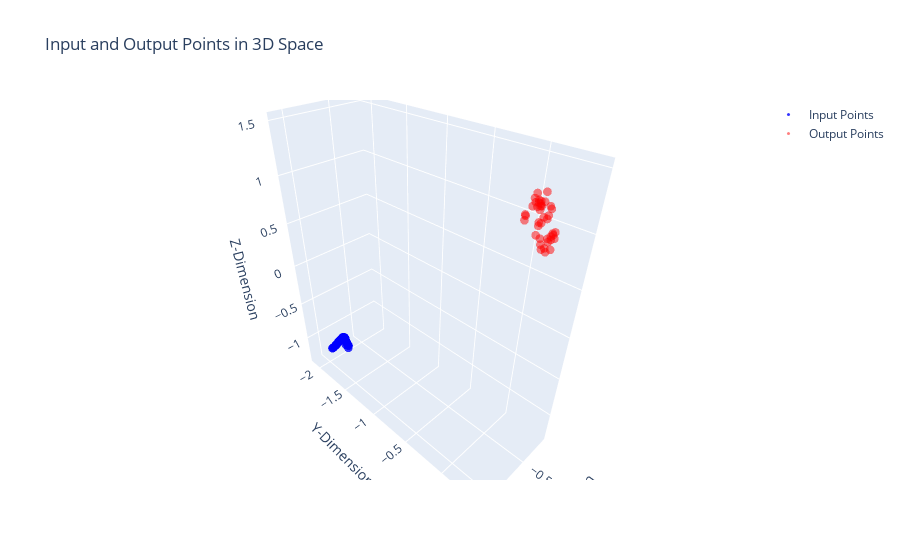
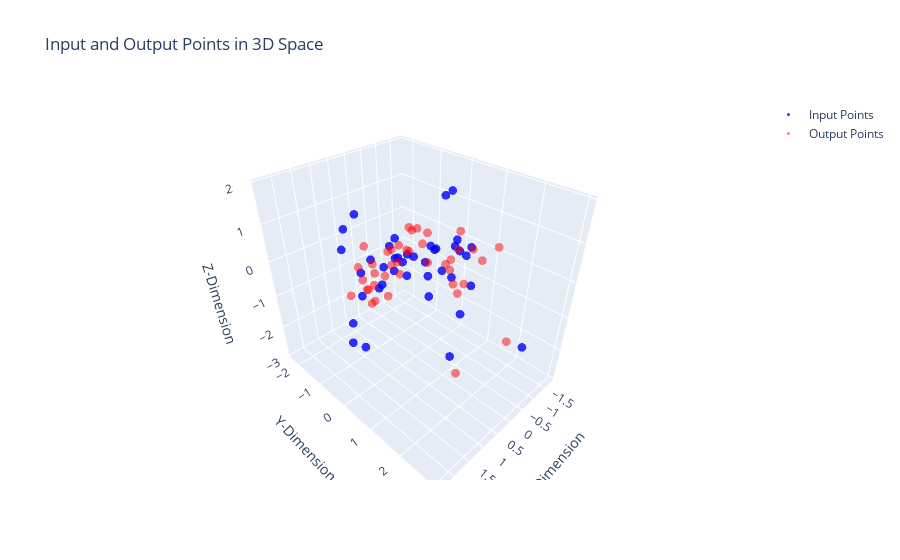

Notebook code for these charts, in order:
### Code cell
interactive_output_visualization(losses["labels"], duration=4, randomseed=False, output=True, output_data=losses["outputs"])
interactive_output_visualization(losses["labels_t"], duration=4, randomseed=False, output=True, output_data=losses["outputs_t"])
